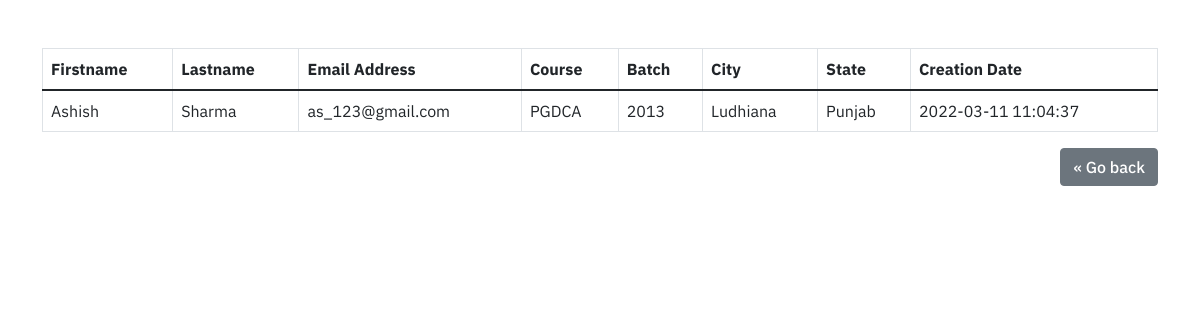
Screenshot of /read.php?id=1 with the database file from the repository.
### tables this page shows
CREATE TABLE `students` (
  `id` int(6) NOT NULL,
  `firstname` varchar(30) NOT NULL,
  `lastname` varchar(30) NOT NULL,
  `email` varchar(70) NOT NULL,
  `course` varchar(30) NOT NULL,
  `batch` int(4) NOT NULL,
  `city` varchar(30) NOT NULL,
  `state` varchar(30) NOT NULL,
  `creation_date` timestamp NOT NULL DEFAULT current_timestamp() ON UPDATE current_timestamp()
);

### read.php (the view, shortened to what this page needs)
<?php
require_once "config.php";
if (isset($_GET["id"]) && !empty(trim($_GET["id"]))) {
  $id = trim($_GET["id"]);
  $sql = "SELECT * FROM students WHERE id = ?";
  if ($stmt = mysqli_prepare($link, $sql)) {
    mysqli_stmt_bind_param($stmt, "i", $id);
    if (mysqli_stmt_execute($stmt)) {
      $result = mysqli_stmt_get_result($stmt);
      if (mysqli_num_rows($result) == 1) {
        $row = mysqli_fetch_array($result, MYSQLI_ASSOC);
        $firstname = $row["firstname"];
        $lastname = $row["lastname"];
        $email = $row["email"];
        $course = $row["course"];
        $batch = $row["batch"];
        $city = $row["city"];
        $state = $row["state"];
        $creation_date = $row["creation_date"];
      } else {
        echo "<script>window.location.href='http://localhost/php_crud/';</script>";
        exit;
      }
    } else {
      echo "Oops! Something went wrong. Please try again later.";
    }
  }
} else {
  echo "<script>window.location.href='http://localhost/php_crud/';</script>";
  exit;
}
?>
<!DOCTYPE html>
<html lang="en">
<head>
  <link href="https://cdn.jsdelivr.net/npm/bootstrap@5.1.3/dist/css/bootstrap.min.css" rel="stylesheet">
  <link rel="stylesheet" href="style.css">
</head>
<body>
  <div class="container">
    <table class="table table-bordered mt-5">
      <thead>
        <tr>
          <th>Firstname</th>
          <th>Lastname</th>
          <th>Email Address</th>
          <th>Course</th>
          <th>Batch</th>
          <th>City</th>
          <th>State</th>
          <th>Creation Date</th>
        </tr>
      </thead>
      <tbody>
        <tr>
          <td><?= ucfirst($firstname); ?></td>
          <td><?= ucfirst($lastname); ?></td>
          <td><?= $email; ?></td>
          <td><?= strtoupper($course); ?></td>
          <td><?= $batch; ?></td>
          <td><?= ucfirst($city); ?></td>
          <td><?= ucfirst($state); ?></td>
          <td><?= $creation_date; ?></td>
        </tr>
      </tbody>
    </table>
    <p class="text-end">
      <a href="./" class="btn btn-secondary">&laquo; Go back</a>
    </p>
  </div>
</body>
</html>

### style.css (style rules this page uses)
body { color: #555; font-family: "IBM Plex Sans", sans-serif; }
.btn { font-weight: 500; }

### rows the page displays
students: firstname "Ashish", lastname "Sharma", email "as_123@gmail.com", course "PGDCA", batch "2013", city "Ludhiana", state "Punjab", creation_date "2022-03-11 11:04:37"
